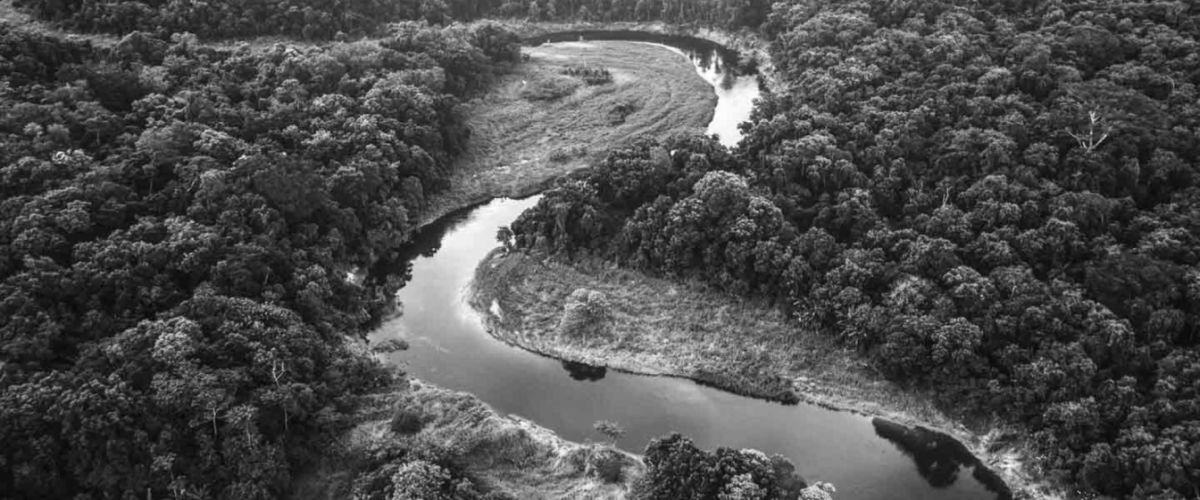
#> input picture manipulate-image/flip-image/nature_gray.png, 1200 x 500 px
$ jupyter execute flip.ipynb   (text cells are left out)
#> lines starting #> are read from the running program, lines starting #| are printed output that depends on the picture; pictures that were not available may be replaced by others from this repository, and a replacement may not be noted
[cell 1]
import numpy as np
import matplotlib.pyplot as plt

[cell 2]
height, width = 3, 2
img = np.arange(6).reshape(3, 2)
print(img)

[cell 3]
transform = np.array([[1, 0],
                      [0, -1]])
print(transform)

[cell 4]
# Flip image horizontally
A = np.array([[1, 0],
              [0, -1]])

v1 = np.array([1, 0])
print(A.dot(v1))

v2 = np.array([1, 1])
print(A.dot(v2))

v3 = np.array([1, 2])
print(A.dot(v3))

[cell 5]
A = np.array([[1, 0],
              [0, -1]])

H = 3 # Height of image
p = np.array([0, H-1])
print("p", p)

v1 = np.array([1, 0])
print(A.dot(v1) + p)

v2 = np.array([1, 1])
print(A.dot(v2) + p)

v3 = np.array([1, 2])
print(A.dot(v3) + p)

[cell 6]
for x2 in range(height):
    for x1 in range(width):
        v = np.array([x1, x2])
        new_x1, new_x2 = A.dot(v) + p
        print(f'({x1, x2}) -> ({new_x1}, {new_x2})')
    print()

[cell 7]
output = np.zeros((height, width))
print(output)

[cell 8]
# implement naively for the sake of simplicity
height = 3
width = 2
img = np.arange(6).reshape(3, 2)

A = np.array([[1, 0],
              [0, -1]])
p = np.array([0, height - 1]) # translation vector

for x2 in range(height):
    for x1 in range(width):
        v = np.array([x1, x2])
        color = img[x2, x1] # get the color of the pixel
        print("color", color)

        new_x1, new_x2 = A.dot(v) + p
        print(f'({x1, x2}) -> ({new_x1}, {new_x2})')
        output[new_x2, new_x1] = color # set the color of the pixel, x is index -> we flip verticelly we need to swap in row value


# print output
print(img)
print(output)

[cell 9]
import cv2
import numpy as np

img = cv2.imread('nature_gray.png', 0)
#> img is the input picture: shape (500, 1200); min 5, max 255, mean 76.7
height, width = img.shape
#> height = 500; width = 1200

A = np.array([[1, 0],
              [0, -1]])
p = np.array([0, height-1])
#> p = [0, 499]

output = np.zeros((height, width))
for x2 in range(height):
    for x1 in range(width):
        color = img[x2, x1]
        v = np.array([x1, x2])

        new_x1, new_x2 = A.dot(v) + p
        output[new_x2, new_x1] = color
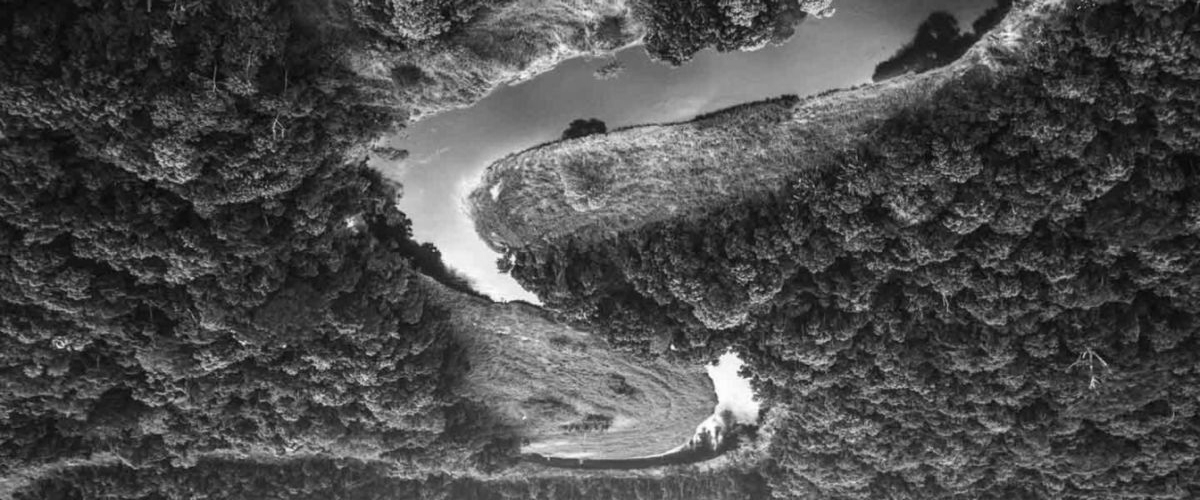
#> output: shape (500, 1200) float64; min 5, max 255, mean 76.7

plt.imshow(output, cmap='gray')
plt.show()

[cell 10]
img = cv2.imread('nature.png', 1)
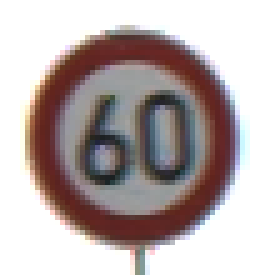
#> input picture manipulate-image/calculate-resemble/sign1.png, 54 x 55 px, given in place of nature.png, which was not available (shown 5 times larger)
#> img is the input picture: shape (55, 54, 3); mean B, G, R 172.4, 172.9, 184.3
img = img.astype(float)
height, width, depth = img.shape
#> height = 55; width = 54; depth = 3

transform = np.array([[1, 0],
                      [0, -1]])

output = np.zeros((height, width, depth))
for i in range(height):
    for j in range(width):
        pixel = img[i, j, :]

        new_j, new_i = transform.dot(np.array([j, i])) + [0, height-1]
        output[new_i, new_j, :] = pixel
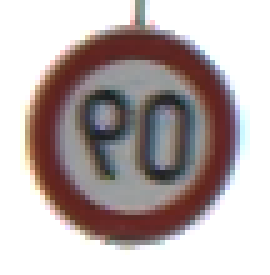
#> output: shape (55, 54, 3) float64 (shown 5 times larger); mean B, G, R 172.4, 172.9, 184.3

plt.imshow(output.astype(np.uint8))
plt.show()
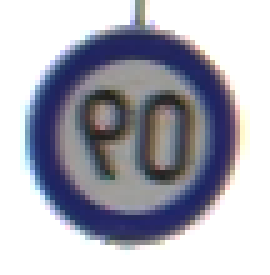
#> shown: shape (55, 54, 3) (shown 5 times larger); mean R, G, B 172.4, 172.9, 184.3
